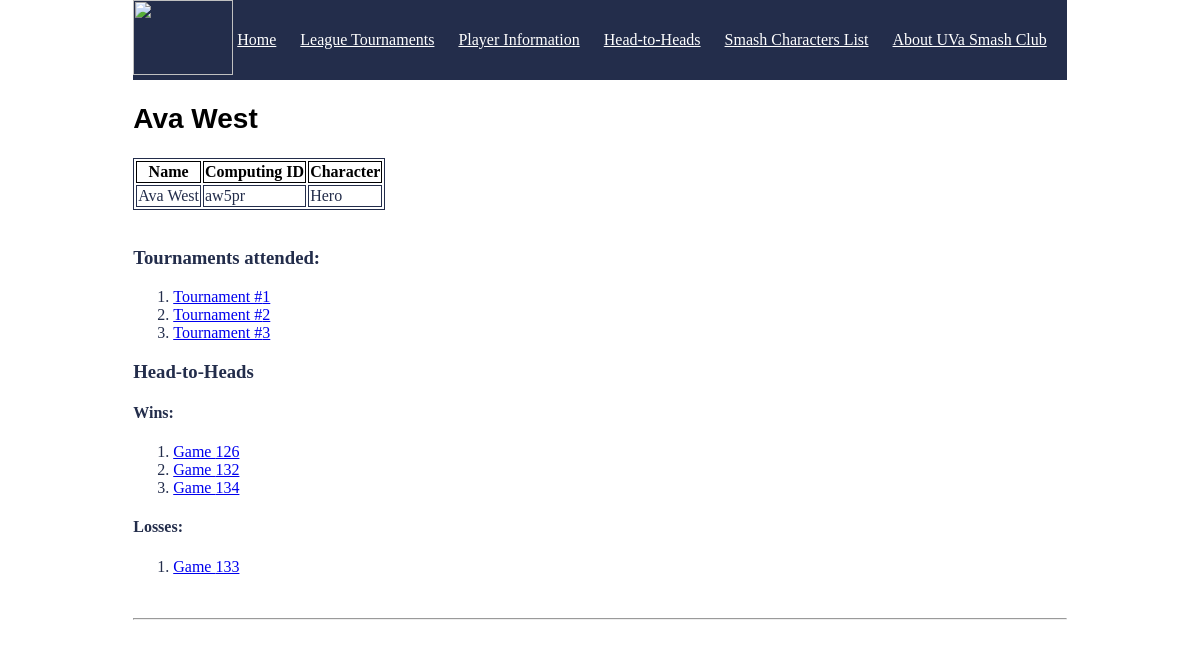
The page /player/aw5pr on the database its author committed.
### tables this page shows
CREATE TABLE player (
	ComputingID tinytext NOT NULL,
	FirstName tinytext,
	LastName tinytext,
	ScreenName tinytext,
	SchoolYear int,
	CharacterNumber int,
	PRIMARY KEY (ComputingID),
	FOREIGN KEY (CharacterNumber) REFERENCES characters(CharacterNumber)
);

CREATE TABLE characters (
	CharacterNumber int NOT NULL,
	CharacterName tinytext,
	PRIMARY KEY (CharacterNumber)
);

CREATE TABLE player_attendance (
	PlayerAttendanceID int NOT NULL,
	ComputingID tinytext,
	TourneyNum int,
	PRIMARY KEY (PlayerAttendanceID),
	FOREIGN KEY (ComputingID) REFERENCES player(ComputingID),
	FOREIGN KEY (TourneyNum) REFERENCES tournament(TourneyNum)
);

CREATE TABLE game (
	GameID int NOT NULL,
	Duration int,
	Winner tinytext,
	Loser tinytext,
	TourneyNum int,
	PRIMARY KEY (GameID),
	FOREIGN KEY (TourneyNum) REFERENCES tournament(TourneyNum),
	FOREIGN KEY (Winner) REFERENCES player(ComputingID),
	FOREIGN KEY (Loser) REFERENCES player(ComputingID)
);

### run.py (the view)
@app.route("/player/<string:PlayerID>")
def player_(PlayerID):
    connection_obj = sqlite3.connect('project.db')
    cursor_obj = connection_obj.cursor()
    cursor_obj.execute(f"SELECT * FROM player WHERE ComputingID = \"{PlayerID}\" LIMIT 1")
    player_info = cursor_obj.fetchone()
    if player_info is None:
        return "player not found"
    cursor_obj.execute(f"SELECT TourneyNum FROM player_attendance WHERE ComputingID = \"{PlayerID}\"")
    attendance = cursor_obj.fetchall()
    cursor_obj.execute(f"SELECT * FROM game WHERE Winner = \"{PlayerID}\"")
    wins = cursor_obj.fetchall()
    cursor_obj.execute(f"SELECT * FROM game WHERE Loser = \"{PlayerID}\"")
    losses = cursor_obj.fetchall()
    cursor_obj.execute(f"SELECT * FROM characters WHERE CharacterNumber = ( SELECT CharacterNumber FROM player WHERE ComputingID = \"{PlayerID}\" )")
    characters = cursor_obj.fetchall()
    connection_obj.close()
    return render_template("player.html", player_info=player_info, attendance=attendance, wins=wins, losses=losses, characters=characters)#, users=users)

### templates/player.html
<!DOCTYPE html>
<html>
<head>
    <link rel="stylesheet" href='/css/main.css' />
</head>
<nav class="navigation-bar">
    <img src="{{url_for('static', filename='smashLogo.png')}}"  style="width:100px;height:75px;"/>
    <a href="/" >Home</a>
    <a href="/get-tournaments" >League Tournaments</a>
    <a href="/get-players">Player Information</a>
    <a href="/get-games">Head-to-Heads</a>
    <a href="/character">Smash Characters List</a>
    <a href="/about">About UVa Smash Club</a>
</nav>
<body>
    <h2 style="color:Black;"><b>{{player_info[1]}} {{player_info[2]}}</b> </h2>
    <table>
        <tr>
            <th>Name</th>
            <th>Computing ID</th>
            <th>Character</th>
        </tr>
        <tr>
            <td>{{player_info[1]}} {{player_info[2]}}</td>
            <td>{{player_info[0]}}</td>
            <td>{{characters[0][1]}}</td>
        </tr>
    </table>
    <br/>
    <h3>Tournaments attended:</h3>
    <ol>
        {% for i in attendance %}
            <li><a href="http://127.0.0.1:5000/tournament/{{i[0]}}">Tournament #{{i[0]}} </a></li>
        {% endfor %}
    </ol>
    <h3>Head-to-Heads</h3>
    <h4>Wins:</h4>
    <ol>
    {% for i in wins %}
        <li><a href="game/{{i[0]}}"> Game {{i[0]}}</a></li>
    {% endfor %}
    </ol>
     <h4>Losses:</h4>
    <ol>
    {% for i in losses %}
        <li><a href="game/{{i[0]}}"> Game {{i[0]}}</a></li>
    {% endfor %}
    </ol>
    <br/>
        <hr/>
</body>
</html>

### css/main.css (style rules this page uses)
body { background: White; margin-top: 50px; margin-left: 100px; }
h2 { font-family: Verdana, Geneva, sans-serif; font-size: 1.75em; color: White; }
body { color: #232D4B; }
th, td { border-color: black; }
table, th, td { border: 1px solid; }
th { color: black; }
.navigation-bar { width: 100%; height: 80px; background-color: #232D4B; }
.navigation-bar > a { display: inline-block; vertical-align: top; margin-right: 20px; height: 40px; line-height: 80px; color: White; }
html { display: table; margin: auto; }
body { display: table-cell; vertical-align: middle; border: 20px; }

### rows shown on the page
player: FirstName "Ava", LastName "West", ComputingID "aw5pr"
characters: CharacterName "Hero"
player_attendance: TourneyNum "1"
player_attendance: TourneyNum "2"
player_attendance: TourneyNum "3"
game: GameID "126"
game: GameID "132"
game: GameID "134"
game: GameID "133"
